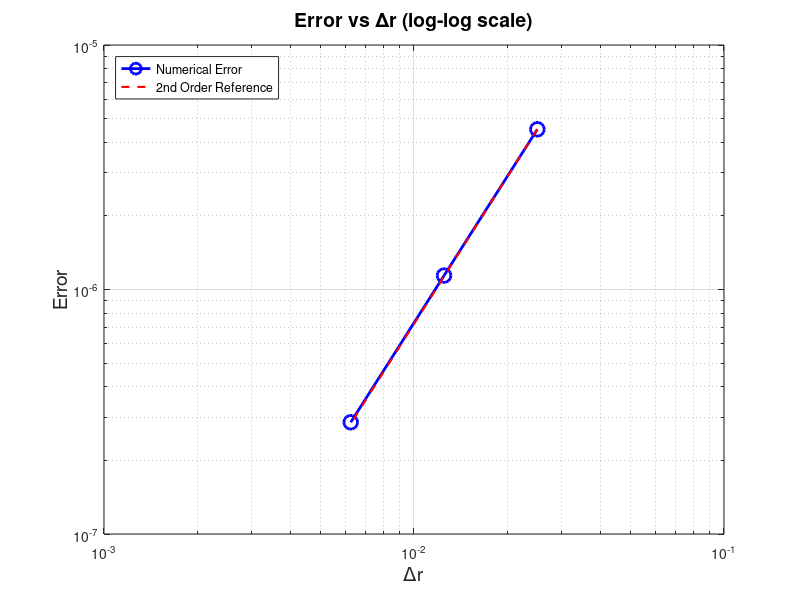
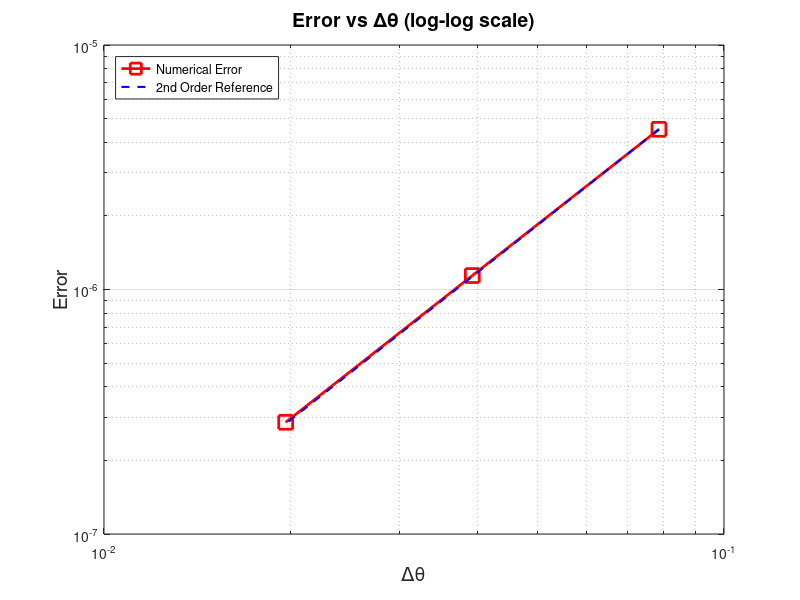
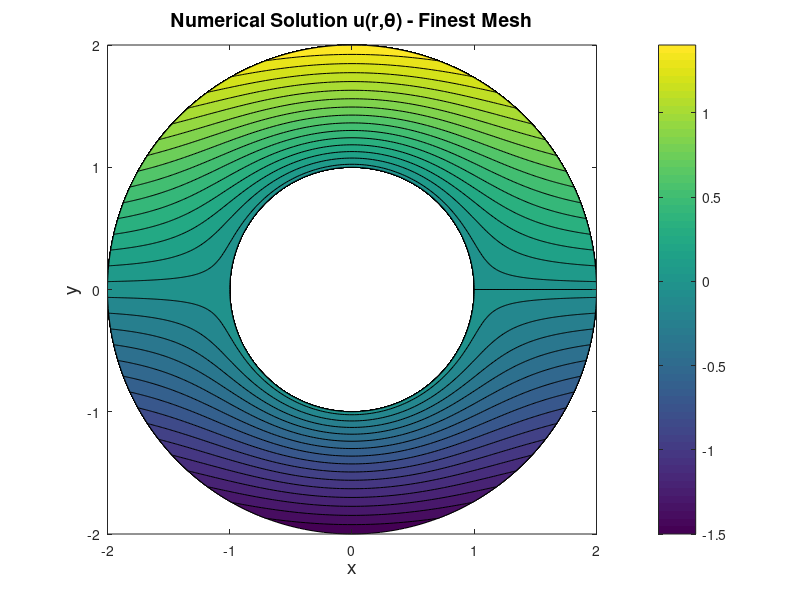
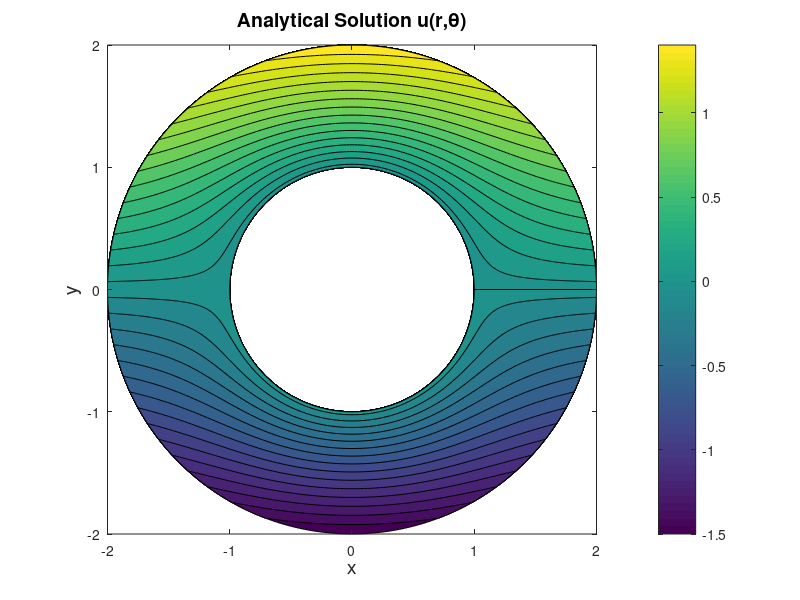

Write MATLAB code to recreate these figures, in order.
%% Project 1: Laplace Equation Around a Cylinder
% Second-order Finite Difference Method with Direct Solver (LU Factorization)
%
% PDE: (1/r)*d/dr(r*du/dr) + (1/r^2)*d2u/dtheta2 = 0
% Domain: theta in [0, 2*pi], r in [1, 2]
% Analytical solution: u(r,theta) = (r - 1/r)*sin(theta)
% BCs: u(1,theta) = 0, u(2,theta) = (2 - 1/2)*sin(theta)

clear all;
close all;
clc;

%% ========== PART 1: Solve on three meshes ==========

Ntheta_list = [81, 161, 321];
Nr_list     = [41,  81, 161];
num_meshes  = 3;

errors     = zeros(num_meshes, 1);
dr_vals    = zeros(num_meshes, 1);
dtheta_vals = zeros(num_meshes, 1);

for mesh_idx = 1:num_meshes

    Ntheta = Ntheta_list(mesh_idx);
    Nr     = Nr_list(mesh_idx);

    dtheta = 2*pi / (Ntheta - 1);
    dr     = 1 / (Nr - 1);

    dr_vals(mesh_idx)    = dr;
    dtheta_vals(mesh_idx) = dtheta;

    % Build grid arrays
    theta = zeros(Ntheta, 1);
    for i = 1:Ntheta
        theta(i) = (i - 1) * dtheta;
    end

    r = zeros(Nr, 1);
    for j = 1:Nr
        r(j) = 1 + (j - 1) * dr;
    end

    % Unique theta points (periodic: point Ntheta = point 1)
    Nt = Ntheta - 1;
    % Interior r points (j=2 to j=Nr-1)
    Nri = Nr - 2;
    % Total number of unknowns
    N_unknowns = Nt * Nri;

    % Preallocate arrays for sparse matrix (at most 5 entries per row)
    nnz_est = 5 * N_unknowns;
    I_sp = zeros(nnz_est, 1);
    J_sp = zeros(nnz_est, 1);
    V_sp = zeros(nnz_est, 1);
    rhs  = zeros(N_unknowns, 1);
    cnt  = 0;

    % Loop over all unknowns and build the linear system
    for i = 1:Nt
        for k = 1:Nri
            j  = k + 1;       % actual r-index (goes from 2 to Nr-1)
            rj = r(j);

            % Row number in the linear system
            row = (i - 1)*Nri + k;

            % Finite difference coefficients
            c_center = -2/dr^2 - 2/(rj^2 * dtheta^2);
            c_rm     =  1/dr^2 - 1/(2*rj*dr);      % r-minus
            c_rp     =  1/dr^2 + 1/(2*rj*dr);      % r-plus
            c_th     =  1/(rj^2 * dtheta^2);        % theta neighbors

            % --- Center point ---
            cnt = cnt + 1;
            I_sp(cnt) = row;
            J_sp(cnt) = row;
            V_sp(cnt) = c_center;

            % --- Radial minus neighbor (j-1) ---
            if j - 1 == 1
                % Inner boundary: u(r=1, theta) = 0
                % c_rm * 0 goes to RHS -> nothing to add
            else
                col = (i - 1)*Nri + (k - 1);
                cnt = cnt + 1;
                I_sp(cnt) = row;
                J_sp(cnt) = col;
                V_sp(cnt) = c_rm;
            end

            % --- Radial plus neighbor (j+1) ---
            if j + 1 == Nr
                % Outer boundary: u(r=2, theta) = (2 - 1/2)*sin(theta)
                u_bc = (2 - 0.5) * sin(theta(i));
                rhs(row) = rhs(row) - c_rp * u_bc;
            else
                col = (i - 1)*Nri + (k + 1);
                cnt = cnt + 1;
                I_sp(cnt) = row;
                J_sp(cnt) = col;
                V_sp(cnt) = c_rp;
            end

            % --- Theta minus neighbor (periodic) ---
            if i == 1
                i_m = Nt;
            else
                i_m = i - 1;
            end
            col = (i_m - 1)*Nri + k;
            cnt = cnt + 1;
            I_sp(cnt) = row;
            J_sp(cnt) = col;
            V_sp(cnt) = c_th;

            % --- Theta plus neighbor (periodic) ---
            if i == Nt
                i_p = 1;
            else
                i_p = i + 1;
            end
            col = (i_p - 1)*Nri + k;
            cnt = cnt + 1;
            I_sp(cnt) = row;
            J_sp(cnt) = col;
            V_sp(cnt) = c_th;
        end
    end

    % Trim unused preallocated entries
    I_sp = I_sp(1:cnt);
    J_sp = J_sp(1:cnt);
    V_sp = V_sp(1:cnt);

    % Assemble sparse matrix
    A = sparse(I_sp, J_sp, V_sp, N_unknowns, N_unknowns);

    % Solve the linear system (MATLAB uses LU factorization for A\b)
    u_vec = A \ rhs;

    % Reconstruct full solution on the grid
    u_num  = zeros(Ntheta, Nr);
    u_exact = zeros(Ntheta, Nr);

    % Boundary values
    for i = 1:Ntheta
        u_num(i, 1)  = 0;                            % inner BC
        u_num(i, Nr) = (2 - 0.5) * sin(theta(i));    % outer BC
    end

    % Interior values from solution vector
    for i = 1:Nt
        for k = 1:Nri
            idx = (i - 1)*Nri + k;
            u_num(i, k + 1) = u_vec(idx);
        end
    end

    % Periodic wrap: last theta point = first theta point
    u_num(Ntheta, :) = u_num(1, :);

    % Analytical solution on the full grid
    for i = 1:Ntheta
        for j = 1:Nr
            u_exact(i, j) = (r(j) - 1/r(j)) * sin(theta(i));
        end
    end

    % Compute error using given formula: Error = ||u_num - u_exact||_2 / sqrt(imax*jmax)
    err_sum = 0;
    for i = 1:Ntheta
        for j = 1:Nr
            err_sum = err_sum + (u_num(i,j) - u_exact(i,j))^2;
        end
    end
    errors(mesh_idx) = sqrt(err_sum) / sqrt(Ntheta * Nr);

    fprintf('Mesh %d (%3d x %3d): dr = %.6f, dtheta = %.6f, Error = %.6e\n', ...
        mesh_idx, Ntheta, Nr, dr, dtheta, errors(mesh_idx));

    % Save finest mesh data for plotting later
    if mesh_idx == num_meshes
        u_finest     = u_num;
        u_ex_finest  = u_exact;
        theta_finest = theta;
        r_finest     = r;
    end
end

%% ========== PART 2: Convergence Rate and Log-Log Plots ==========

fprintf('\n--- Spatial Convergence Rates ---\n');
for m = 2:num_meshes
    rate_r     = log(errors(m-1)/errors(m)) / log(dr_vals(m-1)/dr_vals(m));
    rate_theta = log(errors(m-1)/errors(m)) / log(dtheta_vals(m-1)/dtheta_vals(m));
    fprintf('Mesh %d -> %d:  rate (dr) = %.4f,  rate (dtheta) = %.4f\n', ...
        m-1, m, rate_r, rate_theta);
end

% --- Figure 1: Error vs delta_r ---
figure(1);
loglog(dr_vals, errors, 'bo-', 'LineWidth', 2, 'MarkerSize', 10);
hold on;
ref2 = errors(1) * (dr_vals / dr_vals(1)).^2;
loglog(dr_vals, ref2, 'r--', 'LineWidth', 1.5);
xlabel('\Deltar', 'FontSize', 14);
ylabel('Error', 'FontSize', 14);
title('Error vs \Deltar (log-log scale)', 'FontSize', 14);
legend('Numerical Error', '2nd Order Reference', 'Location', 'NorthWest');
grid on;
hold off;

% --- Figure 2: Error vs delta_theta ---
figure(2);
loglog(dtheta_vals, errors, 'rs-', 'LineWidth', 2, 'MarkerSize', 10);
hold on;
ref2t = errors(1) * (dtheta_vals / dtheta_vals(1)).^2;
loglog(dtheta_vals, ref2t, 'b--', 'LineWidth', 1.5);
xlabel('\Delta\theta', 'FontSize', 14);
ylabel('Error', 'FontSize', 14);
title('Error vs \Delta\theta (log-log scale)', 'FontSize', 14);
legend('Numerical Error', '2nd Order Reference', 'Location', 'NorthWest');
grid on;
hold off;

%% ========== Solution Contour Plots (Finest Mesh) ==========

Ntheta_f = length(theta_finest);
Nr_f     = length(r_finest);

X = zeros(Ntheta_f, Nr_f);
Y = zeros(Ntheta_f, Nr_f);
for i = 1:Ntheta_f
    for j = 1:Nr_f
        X(i,j) = r_finest(j) * cos(theta_finest(i));
        Y(i,j) = r_finest(j) * sin(theta_finest(i));
    end
end

% --- Figure 3: Numerical solution ---
figure(3);
contourf(X, Y, u_finest, 30);
colorbar;
xlabel('x', 'FontSize', 14);
ylabel('y', 'FontSize', 14);
title('Numerical Solution u(r,\theta) - Finest Mesh', 'FontSize', 14);
axis equal;

% --- Figure 4: Analytical solution ---
figure(4);
contourf(X, Y, u_ex_finest, 30);
colorbar;
xlabel('x', 'FontSize', 14);
ylabel('y', 'FontSize', 14);
title('Analytical Solution u(r,\theta)', 'FontSize', 14);
axis equal;

% --- Figure 5: Error distribution ---
figure(5);
contourf(X, Y, abs(u_finest - u_ex_finest), 20);
colorbar;
xlabel('x', 'FontSize', 14);
ylabel('y', 'FontSize', 14);
title('|u_{num} - u_{exact}| on Finest Mesh', 'FontSize', 14);
axis equal;

%% ========== BONUS: Numerical Solution Inside the Cylinder (0 <= r <= 1) ==========
%
% For the interior domain, we solve the same Laplace equation on [0,2pi]x[0,1].
% At r=0 there is a coordinate singularity. We handle it using the mean value
% property: u(0) = average of u on the first ring (r = dr).
%
% BCs: u(r=1, theta) = 0 (Dirichlet, matching the exterior problem)
%       u(r=0) is finite (regularity condition -> mean value property)
%
% The analytical result: the only harmonic function in the disk with u=0
% on the boundary and regularity at the origin is u=0 identically.
% We verify this numerically.

fprintf('\n========== BONUS: Interior of Cylinder ==========\n');

Ntheta_in = 81;
Nr_in     = 41;

dtheta_in = 2*pi / (Ntheta_in - 1);
dr_in     = 1 / (Nr_in - 1);

theta_in = zeros(Ntheta_in, 1);
for i = 1:Ntheta_in
    theta_in(i) = (i - 1) * dtheta_in;
end

r_in = zeros(Nr_in, 1);
for j = 1:Nr_in
    r_in(j) = (j - 1) * dr_in;   % r goes from 0 to 1
end

Nt_in  = Ntheta_in - 1;   % unique theta points
Nri_in = Nr_in - 2;       % interior r points (j = 2 to Nr_in-1)

% Unknowns: 1 for the pole (r=0) + Nt_in*Nri_in for interior
N_in = 1 + Nt_in * Nri_in;

nnz_in = 5 * N_in + Nt_in;
I_in = zeros(nnz_in, 1);
J_in = zeros(nnz_in, 1);
V_in = zeros(nnz_in, 1);
rhs_in = zeros(N_in, 1);
cnt_in = 0;

% Equation for pole (unknown #1):
% u_0 = (1/Nt) * sum_{i=1}^{Nt} u(i, j=2)
% Rearranged: u_0 - (1/Nt)*sum(u(i,2)) = 0
cnt_in = cnt_in + 1;
I_in(cnt_in) = 1;
J_in(cnt_in) = 1;
V_in(cnt_in) = 1;

for i = 1:Nt_in
    col = 1 + (i - 1)*Nri_in + 1;
    cnt_in = cnt_in + 1;
    I_in(cnt_in) = 1;
    J_in(cnt_in) = col;
    V_in(cnt_in) = -1/Nt_in;
end

% Equations for interior points
for i = 1:Nt_in
    for k = 1:Nri_in
        j  = k + 1;
        rj = r_in(j);

        row = 1 + (i - 1)*Nri_in + k;

        c_center = -2/dr_in^2 - 2/(rj^2 * dtheta_in^2);
        c_rm     =  1/dr_in^2 - 1/(2*rj*dr_in);
        c_rp     =  1/dr_in^2 + 1/(2*rj*dr_in);
        c_th     =  1/(rj^2 * dtheta_in^2);

        % Center
        cnt_in = cnt_in + 1;
        I_in(cnt_in) = row;
        J_in(cnt_in) = row;
        V_in(cnt_in) = c_center;

        % r-minus
        if j - 1 == 1
            % Neighbor is the pole (unknown #1)
            cnt_in = cnt_in + 1;
            I_in(cnt_in) = row;
            J_in(cnt_in) = 1;
            V_in(cnt_in) = c_rm;
        else
            col = 1 + (i - 1)*Nri_in + (k - 1);
            cnt_in = cnt_in + 1;
            I_in(cnt_in) = row;
            J_in(cnt_in) = col;
            V_in(cnt_in) = c_rm;
        end

        % r-plus
        if j + 1 == Nr_in
            % Outer boundary at r=1: u = 0
            % rhs contribution is -c_rp * 0 = 0 (nothing to add)
        else
            col = 1 + (i - 1)*Nri_in + (k + 1);
            cnt_in = cnt_in + 1;
            I_in(cnt_in) = row;
            J_in(cnt_in) = col;
            V_in(cnt_in) = c_rp;
        end

        % theta minus (periodic)
        if i == 1
            i_m = Nt_in;
        else
            i_m = i - 1;
        end
        col = 1 + (i_m - 1)*Nri_in + k;
        cnt_in = cnt_in + 1;
        I_in(cnt_in) = row;
        J_in(cnt_in) = col;
        V_in(cnt_in) = c_th;

        % theta plus (periodic)
        if i == Nt_in
            i_p = 1;
        else
            i_p = i + 1;
        end
        col = 1 + (i_p - 1)*Nri_in + k;
        cnt_in = cnt_in + 1;
        I_in(cnt_in) = row;
        J_in(cnt_in) = col;
        V_in(cnt_in) = c_th;
    end
end

I_in = I_in(1:cnt_in);
J_in = J_in(1:cnt_in);
V_in = V_in(1:cnt_in);

A_in = sparse(I_in, J_in, V_in, N_in, N_in);
u_in_vec = A_in \ rhs_in;

% Reconstruct interior solution
u_interior = zeros(Ntheta_in, Nr_in);

% Outer boundary u(r=1) = 0 is already zeros
% Fill pole value
for i = 1:Ntheta_in
    u_interior(i, 1) = u_in_vec(1);
end

% Fill interior
for i = 1:Nt_in
    for k = 1:Nri_in
        idx = 1 + (i - 1)*Nri_in + k;
        u_interior(i, k + 1) = u_in_vec(idx);
    end
end
u_interior(Ntheta_in, :) = u_interior(1, :);

fprintf('Max |u| inside cylinder = %.6e\n', max(abs(u_interior(:))));
fprintf('The interior solution is zero (within machine precision),\n');
fprintf('confirming that u=0 is the only harmonic function on the disk\n');
fprintf('with u(1,theta)=0 and regularity at the origin.\n');

% --- Figure 6: Interior solution contour ---
X_in = zeros(Ntheta_in, Nr_in);
Y_in = zeros(Ntheta_in, Nr_in);
for i = 1:Ntheta_in
    for j = 1:Nr_in
        X_in(i,j) = r_in(j) * cos(theta_in(i));
        Y_in(i,j) = r_in(j) * sin(theta_in(i));
    end
end

figure(6);
pcolor(X_in, Y_in, u_interior);
shading interp;
colorbar;
xlabel('x', 'FontSize', 14);
ylabel('y', 'FontSize', 14);
title('Interior Solution (0 \leq r \leq 1), u \approx 0', 'FontSize', 14);
axis equal;

fprintf('\nDone.\n');
